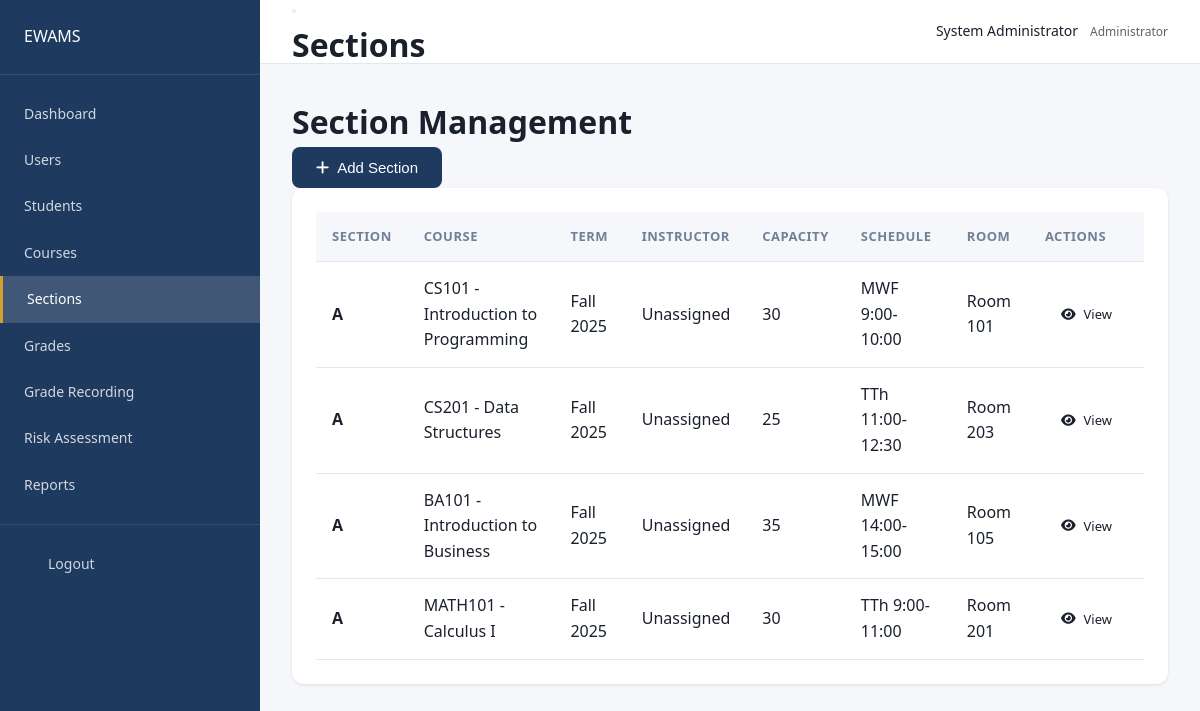
/sections (signed in), run on the app's committed database.
### tables this page shows
CREATE TABLE `sections` (
  `id` int NOT NULL AUTO_INCREMENT,
  `course_id` int NOT NULL,
  `term_id` int NOT NULL,
  `instructor_id` int DEFAULT NULL,
  `section_number` varchar(20) NOT NULL,
  `capacity` int DEFAULT '30',
  `schedule` varchar(255) DEFAULT NULL,
  `room` varchar(50) DEFAULT NULL,
  `created_at` timestamp DEFAULT CURRENT_TIMESTAMP,
  PRIMARY KEY (`id`),
  UNIQUE KEY `unique_section` (`course_id`, `term_id`, `section_number`),
  KEY `course_id` (`course_id`),
  KEY `term_id` (`term_id`),
  KEY `instructor_id` (`instructor_id`)
);

CREATE TABLE `courses` (
  `id` int NOT NULL AUTO_INCREMENT,
  `code` varchar(20) NOT NULL,
  `name` varchar(255) NOT NULL,
  `description` text,
  `credits` int DEFAULT '3',
  `program_id` int DEFAULT NULL,
  `created_at` timestamp DEFAULT CURRENT_TIMESTAMP,
  PRIMARY KEY (`id`),
  UNIQUE KEY `code` (`code`),
  KEY `program_id` (`program_id`)
);

CREATE TABLE `academic_terms` (
  `id` int NOT NULL AUTO_INCREMENT,
  `name` varchar(100) NOT NULL,
  `start_date` date NOT NULL,
  `end_date` date NOT NULL,
  `is_current` tinyint(1) DEFAULT '0',
  `created_at` timestamp DEFAULT CURRENT_TIMESTAMP,
  PRIMARY KEY (`id`)
);

### config/config.php (called while the page is built, shortened)
<?php
function getDB() {
    static $pdo = null;
    if ($pdo === null) {
        try {
            $pdo = new PDO(
                "mysql:host=" . DB_HOST . ";dbname=" . DB_NAME . ";charset=utf8mb4",
                DB_USER,
                DB_PASS,
                [PDO::ATTR_ERRMODE => PDO::ERRMODE_EXCEPTION, PDO::ATTR_DEFAULT_FETCH_MODE => PDO::FETCH_ASSOC]
            );
        } catch (PDOException $e) {
            die("Database connection failed: " . $e->getMessage());
        }
    }
    return $pdo;
}

### controllers/CourseController.php (called while the page is built, shortened)
<?php
require_once __DIR__ . '/../config/config.php';
require_once __DIR__ . '/../models/Section.php';
require_once __DIR__ . '/../models/AcademicTerm.php';
$sectionModel = new Section();
$termModel = new AcademicTerm();
$currentTerm = $termModel->getCurrent();
$sections = $sectionModel->getAll($currentTerm['id'] ?? null);

### models/AcademicTerm.php (called while the page is built, shortened)
<?php
class AcademicTerm {
    private $db;
    public function __construct() {
        $this->db = getDB();
    }
    public function getCurrent() {
        $stmt = $this->db->query("SELECT * FROM academic_terms WHERE is_current = 1 LIMIT 1");
        return $stmt->fetch();
    }
}

### models/Section.php (called while the page is built, shortened)
<?php
class Section {
    private $db;
    public function __construct() {
        $this->db = getDB();
    }
    public function getAll($termId = null) {
        $sql = "
            SELECT s.*, c.code as course_code, c.name as course_name, c.credits,
                   u.first_name as instructor_first, u.last_name as instructor_last,
                   t.name as term_name,
                   (SELECT COUNT(*) FROM enrollments WHERE section_id = s.id AND status = 'active') as enrolled_count
            FROM sections s
            JOIN courses c ON s.course_id = c.id
            LEFT JOIN users u ON s.instructor_id = u.id
            LEFT JOIN academic_terms t ON s.term_id = t.id
        ";
        if ($termId) {
            $sql .= " WHERE s.term_id = ?";
            $stmt = $this->db->prepare($sql);
            $stmt->execute([$termId]);
        } else {
            $stmt = $this->db->query($sql);
        }
        return $stmt->fetchAll();
    }
}

### views/sections/index.php (the view, shortened to what this page needs)
<div class="page-content">
    <div class="page-header">
        <h1>Section Management</h1>
        <div class="page-actions">
            <button class="btn btn-primary" onclick="openModal('createSectionModal')">
                <i class="fas fa-plus"></i> Add Section
            </button>
        </div>
    </div>
    <div class="card">
        <div class="card-body">
            <table class="data-table">
                <thead>
                    <tr>
                        <th>Section</th>
                        <th>Course</th>
                        <th>Term</th>
                        <th>Instructor</th>
                        <th>Capacity</th>
                        <th>Schedule</th>
                        <th>Room</th>
                        <th>Actions</th>
                    </tr>
                </thead>
                <tbody>
                    <?php foreach ($sections as $section): ?>
                    <tr>
                        <td><strong><?php echo $section['section_number']; ?></strong></td>
                        <td><?php echo $section['course_code']; ?> - <?php echo $section['course_name']; ?></td>
                        <td><?php echo $section['term_name']; ?></td>
                        <td><?php echo $section['instructor_name'] ?? 'Unassigned'; ?></td>
                        <td><?php echo $section['capacity']; ?></td>
                        <td><?php echo $section['schedule'] ?? 'N/A'; ?></td>
                        <td><?php echo $section['room'] ?? 'N/A'; ?></td>
                        <td>
                            <a href="<?php echo BASE_URL; ?>/sections/view?id=<?php echo $section['id']; ?>" class="btn btn-sm btn-outline">
                                <i class="fas fa-eye"></i> View
                            </a>
                        </td>
                    </tr>
                    <?php endforeach; ?>
                </tbody>
            </table>
        </div>
    </div>
</div>

### public/css/styles.css (style rules this page uses)
:root { --primary: #1e3a5f; --primary-light: #2c5282; --secondary: #4a5568; --accent: #d69e2e; --success: #38a169; --warning: #d69e2e; --danger: #e53e3e; --bg: #f5f7fa; --card-bg: #ffffff; --text: #1a202c; --text-secondary: #718096; --border: #e2e8f0; --sidebar-width: 260px; --header-height: 64px; }
* { margin: 0; padding: 0; box-sizing: border-box; }
body { font-family: 'Segoe UI', Tahoma, Geneva, Verdana, sans-serif; background: var(--bg); color: var(--text); line-height: 1.6; }
a { text-decoration: none; color: inherit; }
.btn { display: inline-flex; align-items: center; justify-content: center; gap: 8px; padding: 12px 24px; border: none; border-radius: 8px; font-size: 15px; font-weight: 500; cursor: pointer; transition: all 0.2s; }
.btn-primary { background: var(--primary); color: white; }
.btn-sm { padding: 8px 16px; font-size: 13px; }
.page-content { padding: 32px; }
.card { background: var(--card-bg); border-radius: 12px; box-shadow: 0 1px 3px rgba(0, 0, 0, 0.1); overflow: hidden; }
.card-body { padding: 24px; }
.data-table { width: 100%; border-collapse: collapse; }
.data-table th, .data-table td { padding: 14px 16px; text-align: left; border-bottom: 1px solid var(--border); }
.data-table th { background: var(--bg); font-weight: 600; font-size: 13px; text-transform: uppercase; letter-spacing: 0.5px; color: var(--text-secondary); }

### data on the page
sections: section_number "A", course.code "CS101", course.name "Introduction to Programming", term.name "Fall 2025", instructor_name "Unassigned", capacity "30", schedule "MWF 9:00-10:00", room "Room 101"
sections: section_number "A", course.code "CS201", course.name "Data Structures", term.name "Fall 2025", instructor_name "Unassigned", capacity "25", schedule "TTh 11:00-12:30", room "Room 203"
sections: section_number "A", course.code "BA101", course.name "Introduction to Business", term.name "Fall 2025", instructor_name "Unassigned", capacity "35", schedule "MWF 14:00-15:00", room "Room 105"
sections: section_number "A", course.code "MATH101", course.name "Calculus I", term.name "Fall 2025", instructor_name "Unassigned", capacity "30", schedule "TTh 9:00-11:00", room "Room 201"

### other printed values
$pageTitle "Sections"
$_SESSION['first_name'] "System"
$_SESSION['last_name'] "Administrator"
$_SESSION['role'] "Administrator"
